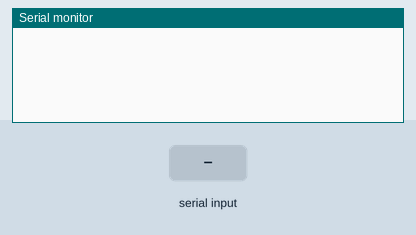
This sketch was run on a simulated Arduino Uno, built with avr-gcc and run on an emulated ATmega328P. On the bench: the last lines printed to the serial monitor. The inputs (shaded band) are chosen by the test bench.

Above: at 1.2 s.
1.3 s: "0x\n" received over Serial
At 2.3 s:
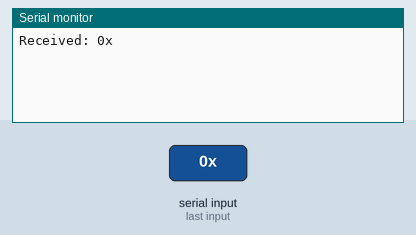
2.8 s: "90,45\n" received over Serial
At 3.6 s:
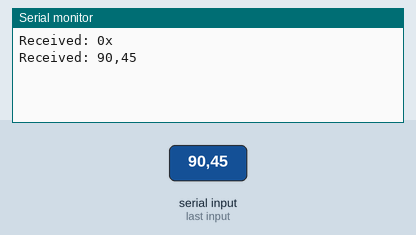
4.3 s: "0\n" received over Serial
At 5.8 s:
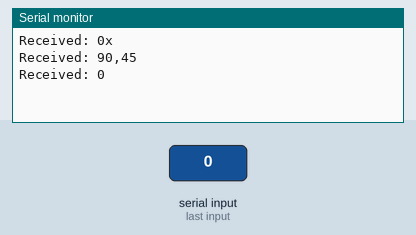

Measured:
- after the input at 1.3 s, the serial monitor: prints a new line at once (image 1)
- after the input at 2.8 s, the serial monitor: prints a new line at once (image 2)
- after the input at 4.3 s, the serial monitor: prints a new line at once (image 3)

The sketch:

arduino.ino
```cpp
#define IR_SEND_PIN 3

#include <IRremote.hpp>

const byte numChars = 32;
char receivedChars[numChars];
boolean newData = false;

void setup() {
  Serial.begin(9600);
  IrSender.begin(ENABLE_LED_FEEDBACK);
}

void loop() {
  recvWithEndMarker();
  processData();
}

void recvWithEndMarker() {
  static byte ndx = 0;
  char endMarker = '\n';
  char rc;

  if (Serial.available() > 0) {
    rc = Serial.read();

    if (rc != endMarker) {
      receivedChars[ndx] = rc;
      ndx++;
      if (ndx >= numChars) {
        ndx = numChars - 1;
      }
    } else {
      receivedChars[ndx] = '\0';  // terminate the string
      ndx = 0;
      newData = true;
    }
  }
}

void processData() {
  if (newData == true) {
    Serial.print("Received: ");
    Serial.println(receivedChars);
    if (strncmp(receivedChars, "0x", 2) == 0){
      IrSender.sendLG(0x88, strtol(receivedChars, NULL, 16), 2);
    }
    newData = false;
  }
}
```
